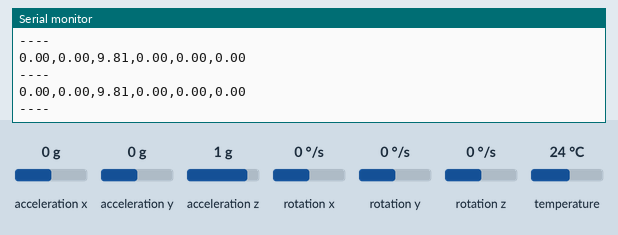
Recording of a sketch running on a simulated ESP32. Shown: the last lines printed to the serial monitor. The inputs (shaded band) are chosen by the test bench; at power-on: acceleration x 0 g, acceleration y 0 g, acceleration z 1 g, rotation x 0 °/s, rotation y 0 °/s, rotation z 0 °/s, temperature 24 °C. WiFi joins after 1.5 s; servers stay silent unless stated.

Above: at 3.0 s.
3.1 s: acceleration x set to -1.4 g
At 3.34 s:
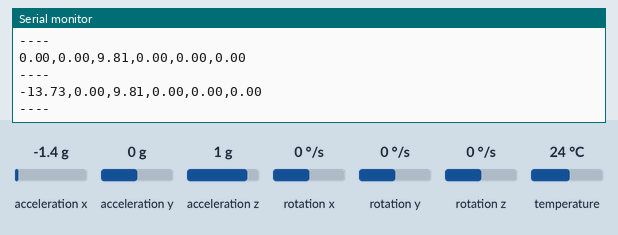
4.6 s: acceleration y set to -1.4 g
At 5.08 s:
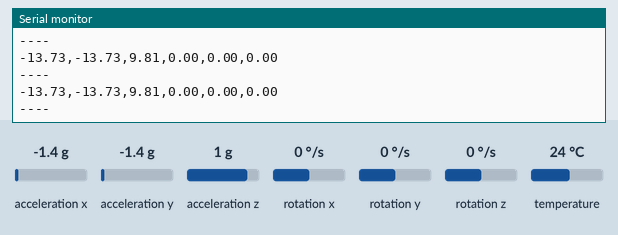
6.1 s: acceleration z set to -1.4 g
At 6.81 s:
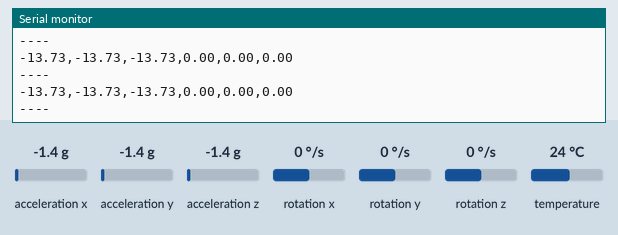
7.6 s: rotation x set to -192 °/s
At 8.55 s:
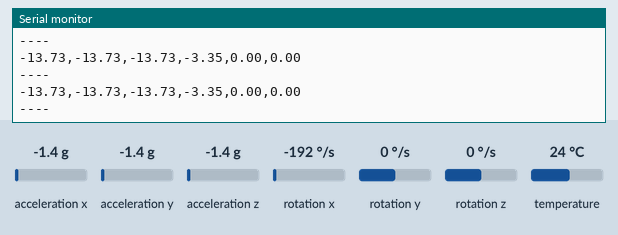
9.1 s: rotation y set to -192 °/s
At 10.48 s:
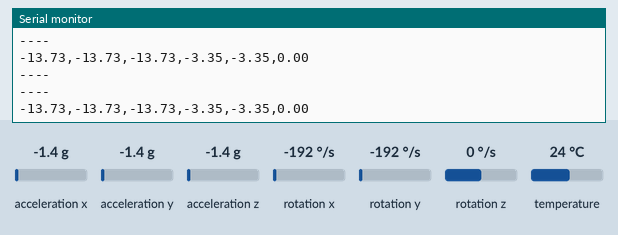

Measured:
- after the input at 3.1 s, the serial monitor: prints a new line at once (image 1)
- after the input at 4.6 s, the serial monitor: prints a new line after 0.07 s (image 2)
- after the input at 6.1 s, the serial monitor: prints a new line after 0.10 s (image 3)
- after the input at 7.6 s, the serial monitor: prints a new line at once (image 4)
- after the input at 9.1 s, the serial monitor: prints a new line after 0.05 s (image 5)

The sketch:

esp32-socket-client.ino
```cpp
#include <Adafruit_MPU6050.h>
#include <Adafruit_Sensor.h>
#include <Wire.h>
#include <WiFi.h>
#include <HTTPClient.h>

WiFiClient client;
Adafruit_MPU6050 mpu;

// Informações da rede WiFi.
const char* ssid = "yourssid";
const char* pass = "yourpass";
const char* host = "yourhostip";
const int16_t port = 8080;

int read_delay = 100;

void setup(void) {
  Serial.begin(9600);

  // Try to initialize!
  if (!mpu.begin()) {
    Serial.println("Failed to find MPU6050 chip");
    while (1) {
      delay(10);
    }
  }

  mpu.setAccelerometerRange(MPU6050_RANGE_16_G);
  mpu.setGyroRange(MPU6050_RANGE_250_DEG);
  mpu.setFilterBandwidth(MPU6050_BAND_21_HZ);

  // Connecting to wifi...
  WiFi.begin(ssid, pass);
  while (WiFi.status() != WL_CONNECTED)
  {
    delay(500);
    Serial.print(".");
  }
  Serial.println("WiFi connected!");
  Serial.println("nConnecting to socket!");
  connectSocket();
  Serial.println("Connected!");
  Serial.println("Starting main loop!");
  Serial.println("");
  delay(100);
}

void loop() {
  if (client.connected()) {
    sensors_event_t a, g, temp;
    mpu.getEvent(&a, &g, &temp);

    HTTPClient http;
    String currAccelX = String(a.acceleration.x);
    String currAccelY = String(a.acceleration.y);
    String currAccelZ = String(a.acceleration.z);
    String currGyroX= String(g.gyro.x);
    String currGyroY= String(g.gyro.y);
    String currGyroZ= String(g.gyro.z);
    String result = String(currAccelX + "," + currAccelY + "," + currAccelZ + "," + currGyroX + "," + currGyroY + "," + currGyroZ);
    Serial.println(result);
    client.print(result);
  } else {
    client.stop();
    connectSocket();
  }
  Serial.println("----");
  delay(read_delay);
}

void connectSocket() {
  while (!client.connect(host, port)) {
    Serial.println("\nConnection to host failed");
    delay(500);
  }
}
```
